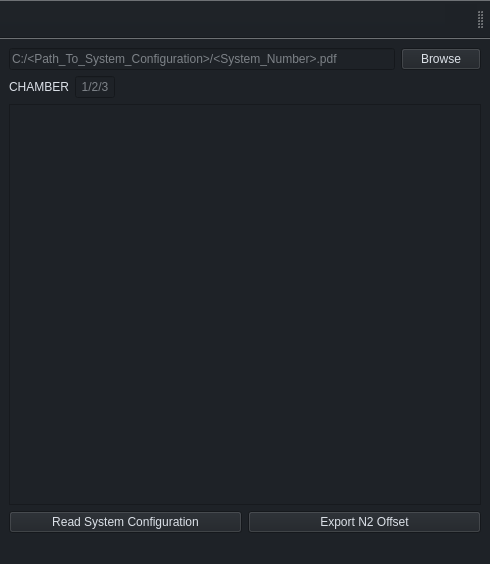
<?xml version="1.0" encoding="UTF-8"?>
<ui version="4.0">
 <class>MainWindow</class>
 <widget class="QMainWindow" name="MainWindow">
  <property name="geometry">
   <rect>
    <x>0</x>
    <y>0</y>
    <width>490</width>
    <height>564</height>
   </rect>
  </property>
  <property name="sizePolicy">
   <sizepolicy hsizetype="Preferred" vsizetype="MinimumExpanding">
    <horstretch>0</horstretch>
    <verstretch>0</verstretch>
   </sizepolicy>
  </property>
  <property name="minimumSize">
   <size>
    <width>350</width>
    <height>400</height>
   </size>
  </property>
  <property name="windowTitle">
   <string>MainWindow</string>
  </property>
  <property name="styleSheet">
   <string notr="true">background-color: rgb(30, 34, 39);
color: rgb(220, 225, 232);</string>
  </property>
  <property name="dockOptions">
   <set>QMainWindow::DockOption::AllowTabbedDocks|QMainWindow::DockOption::AnimatedDocks</set>
  </property>
  <widget class="QWidget" name="centralwidget">
   <layout class="QGridLayout" name="gridLayout_2">
    <item row="4" column="0">
     <layout class="QHBoxLayout" name="horizontalLayout_3">
      <item>
       <widget class="QPushButton" name="read_sysConfig_button">
        <property name="text">
         <string>Read System Configuration</string>
        </property>
        <property name="icon">
         <iconset resource="icons.qrc">
          <normaloff>:/icons/actions/24/edit-find.svg</normaloff>:/icons/actions/24/edit-find.svg</iconset>
        </property>
       </widget>
      </item>
      <item>
       <widget class="QPushButton" name="export_csv_button">
        <property name="text">
         <string>Export N2 Offset</string>
        </property>
        <property name="icon">
         <iconset resource="icons.qrc">
          <normaloff>:/icons/actions/32/document-save.svg</normaloff>
          <normalon>:/icons/actions/32/document-save.svg</normalon>:/icons/actions/32/document-save.svg</iconset>
        </property>
       </widget>
      </item>
     </layout>
    </item>
    <item row="3" column="0">
     <widget class="QTableWidget" name="sysConfig_table">
      <property name="alternatingRowColors">
       <bool>false</bool>
      </property>
      <property name="selectionMode">
       <enum>QAbstractItemView::SelectionMode::NoSelection</enum>
      </property>
      <property name="verticalScrollMode">
       <enum>QAbstractItemView::ScrollMode::ScrollPerPixel</enum>
      </property>
      <property name="sortingEnabled">
       <bool>false</bool>
      </property>
      <property name="supportedDragActions">
       <set>Qt::DropAction::IgnoreAction</set>
      </property>
      <attribute name="horizontalHeaderStretchLastSection">
       <bool>false</bool>
      </attribute>
      <attribute name="verticalHeaderVisible">
       <bool>false</bool>
      </attribute>
     </widget>
    </item>
    <item row="2" column="0">
     <layout class="QHBoxLayout" name="horizontalLayout">
      <item>
       <widget class="QLabel" name="chamber_label">
        <property name="text">
         <string>CHAMBER</string>
        </property>
       </widget>
      </item>
      <item>
       <widget class="QLineEdit" name="chamber_select">
        <property name="sizePolicy">
         <sizepolicy hsizetype="Expanding" vsizetype="Fixed">
          <horstretch>0</horstretch>
          <verstretch>0</verstretch>
         </sizepolicy>
        </property>
        <property name="minimumSize">
         <size>
          <width>20</width>
          <height>0</height>
         </size>
        </property>
        <property name="maximumSize">
         <size>
          <width>40</width>
          <height>16777215</height>
         </size>
        </property>
        <property name="maxLength">
         <number>1</number>
        </property>
        <property name="alignment">
         <set>Qt::AlignmentFlag::AlignCenter</set>
        </property>
        <property name="placeholderText">
         <string>1/2/3</string>
        </property>
       </widget>
      </item>
      <item>
       <spacer name="horizontalSpacer">
        <property name="orientation">
         <enum>Qt::Orientation::Horizontal</enum>
        </property>
        <property name="sizeHint" stdset="0">
         <size>
          <width>40</width>
          <height>20</height>
         </size>
        </property>
       </spacer>
      </item>
     </layout>
    </item>
    <item row="0" column="0">
     <layout class="QHBoxLayout" name="horizontalLayout_2">
      <item>
       <widget class="QLineEdit" name="sysConfig_path">
        <property name="placeholderText">
         <string>C:/&lt;Path_To_System_Configuration&gt;/&lt;System_Number&gt;.pdf</string>
        </property>
       </widget>
      </item>
      <item>
       <widget class="QPushButton" name="browse_sysConfig_path_button">
        <property name="text">
         <string>Browse</string>
        </property>
        <property name="icon">
         <iconset resource="icons.qrc">
          <normaloff>:/icons/actions/32/folder-symbolic.svg</normaloff>
          <normalon>:/icons/actions/32/folder-symbolic.svg</normalon>:/icons/actions/32/folder-symbolic.svg</iconset>
        </property>
       </widget>
      </item>
     </layout>
    </item>
   </layout>
  </widget>
  <widget class="QMenuBar" name="menubar">
   <property name="geometry">
    <rect>
     <x>0</x>
     <y>0</y>
     <width>490</width>
     <height>21</height>
    </rect>
   </property>
  </widget>
  <widget class="QStatusBar" name="statusbar"/>
  <widget class="QToolBar" name="toolBar">
   <property name="sizePolicy">
    <sizepolicy hsizetype="Expanding" vsizetype="Fixed">
     <horstretch>0</horstretch>
     <verstretch>0</verstretch>
    </sizepolicy>
   </property>
   <property name="windowTitle">
    <string>toolBar</string>
   </property>
   <property name="layoutDirection">
    <enum>Qt::LayoutDirection::RightToLeft</enum>
   </property>
   <property name="iconSize">
    <size>
     <width>24</width>
     <height>24</height>
    </size>
   </property>
   <attribute name="toolBarArea">
    <enum>TopToolBarArea</enum>
   </attribute>
   <attribute name="toolBarBreak">
    <bool>false</bool>
   </attribute>
   <addaction name="settings_button"/>
  </widget>
  <action name="settings_button">
   <property name="icon">
    <iconset>
     <normalon>:/icons/mimetypes/22/settings.svg</normalon>
    </iconset>
   </property>
   <property name="text">
    <string/>
   </property>
   <property name="toolTip">
    <string>Settings</string>
   </property>
   <property name="menuRole">
    <enum>QAction::MenuRole::NoRole</enum>
   </property>
  </action>
 </widget>
 <resources>
  <include location="icons.qrc"/>
 </resources>
 <connections/>
</ui>
